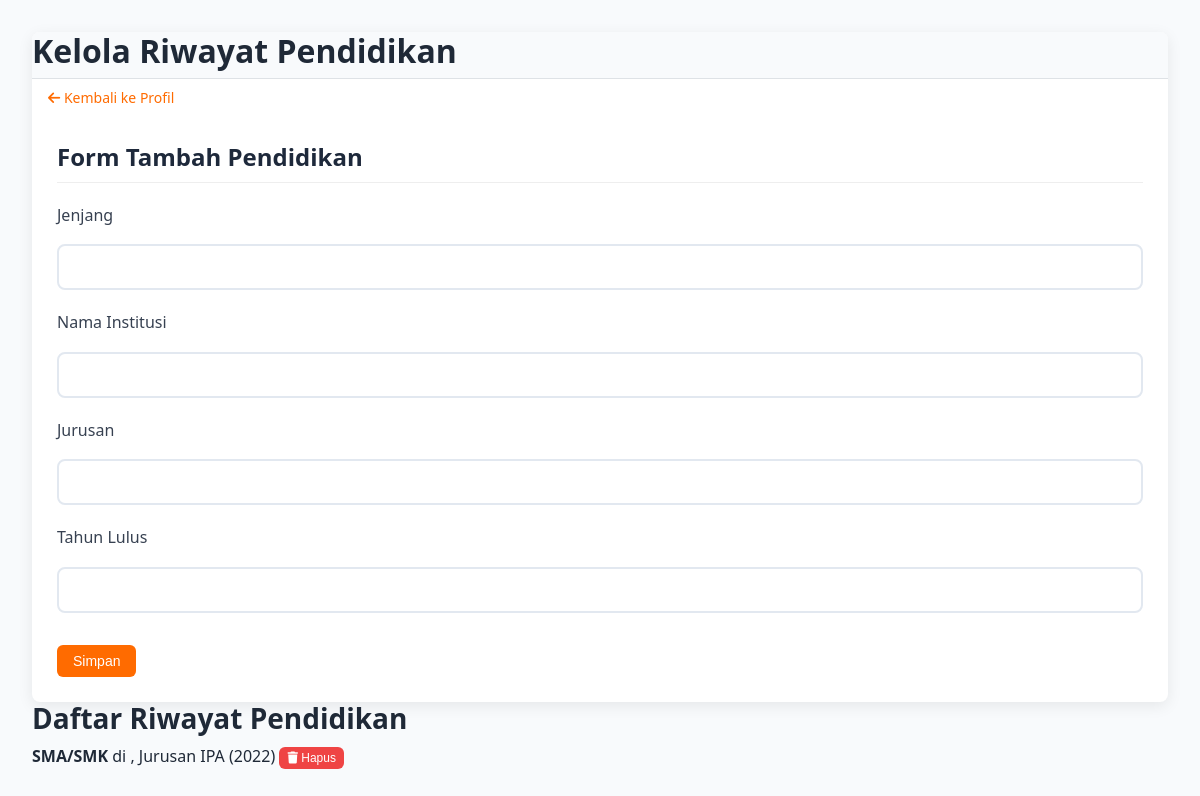
Page /User/kelola_pendidikan.php (signed in) on the committed database.
### tables this page shows
CREATE TABLE `pendidikan` (
  `pendidikan_id` int(11) NOT NULL,
  `user_id` int(11) NOT NULL,
  `jenjang` enum('SMA/SMK','Diploma','Sarjana','Magister','Doktor') NOT NULL,
  `nama_institusi` varchar(150) NOT NULL,
  `jurusan` varchar(100) DEFAULT NULL,
  `tahun_lulus` int(4) NOT NULL,
  `nilai` decimal(3,2) DEFAULT NULL
);

### User/kelola_pendidikan.php (the view, shortened to what this page needs)
<?php
include '../auth/koneksi.php';
$user_id = $_SESSION['user_id'];
$pendidikan_list = mysqli_fetch_all(mysqli_query($conn, "SELECT * FROM pendidikan WHERE user_id = '$user_id' ORDER BY tahun_lulus DESC"), MYSQLI_ASSOC);
?>
<!DOCTYPE html>
<html lang="id">
<head>
    <link rel="stylesheet" href="../css/style.css">
    <link href="https://cdnjs.cloudflare.com/ajax/libs/font-awesome/6.0.0/css/all.min.css" rel="stylesheet" />
</head>
<body>
        <main class="main-content">
            <div class="profile-content">
                <div class="profile-tabs">
                <h1>Kelola Riwayat Pendidikan</h1>
                </div>
                <a href="profile.php" class="btn btn-secondary"><i class="fas fa-arrow-left"></i> Kembali ke Profil</a>
                <div id="personalTab" class="tab-pane active">
                    <form action="proses_pendidikan.php" method="POST" class="profile-form">
                        <div class="form-section">
                        <h3>Form Tambah Pendidikan</h3>
                        <div class="form-group">
                            <label for="jenjang">Jenjang</label>
                            <input type="text" name="jenjang" id="jenjang" required>
                        </div>
                        <div class="form-group">
                            <label for="institusi">Nama Institusi</label>
                            <input type="text" name="institusi" id="institusi" required>
                        </div>
                        <div class="form-group">
                            <label for="jurusan">Jurusan</label>
                            <input type="text" name="jurusan" id="jurusan">
                        </div>
                        <div class="form-group">
                            <label for="tahun_lulus">Tahun Lulus</label>
                            <input type="number" name="tahun_lulus" id="tahun_lulus" required>
                        </div>
                        </div>
                        <button type="submit" class="btn btn-primary">Simpan</button>
                    </form>
                </div>
            </div>
        <h2>Daftar Riwayat Pendidikan</h2>
        <?php if (count($pendidikan_list) > 0): ?>
            <ul class="education-list">
                <?php foreach ($pendidikan_list as $edu): ?>
                    <li>
                        <strong><?php echo htmlspecialchars($edu['jenjang']); ?></strong> di <?php echo htmlspecialchars($edu['institusi']); ?>,
                        Jurusan <?php echo htmlspecialchars($edu['jurusan']); ?> (<?php echo $edu['tahun_lulus']; ?>)
                        <form action="proses_pendidikan.php" method="POST" style="display:inline">
                            <button type="submit" class="btn btn-danger btn-sm" onclick="return confirm('Hapus riwayat ini?')">
                                <i class="fas fa-trash"></i> Hapus
                            </button>
                        </form>
                    </li>
                <?php endforeach; ?>
            </ul>
        <?php else: ?>
            <p>Belum ada data pendidikan.</p>
        <?php endif; ?>
     </main>
</body>
</html>

### css/style.css (style rules this page uses)
:root { --primary-color: #ff6b00; --primary-dark: #ae4900; --primary-light: #ffdec6; --secondary-color: #6b7280; --success-color: #10b981; --danger-color: #ef4444; --warning-color: #f59e0b; --info-color: #3b82f6; --dark-color: #1f2937; --light-color: #f9fafb; --gray-100: #f3f4f6; --gray-200: #e5e7eb; --gray-300: #d1d5db; --gray-400: #9ca3af; --gray-500: #6b7280; --gray-600: #4b5563; --gray-700: #374151; --gray-800: #1f2937; --gray-900: #111827; --border-radius: 0.375rem; --box-shadow: 0 1px 3px 0 rgba(0, 0, 0, 0.1), 0 1px 2px 0 rgba(0, 0, 0, 0.06); --transition: all 0.3s ease; }
* { margin: 0; padding: 0; box-sizing: border-box; }
body { font-family: "Segoe UI", Tahoma, Geneva, Verdana, sans-serif; line-height: 1.6; color: var(--gray-800); background: linear-gradient(135deg, var(--primary-light) 0%, #fff 100%); }
a { text-decoration: none; color: var(--primary-color); }
ul { list-style: none; }
h1, h2, h3, h4, h5, h6 { font-weight: 600; line-height: 1.2; margin-bottom: 0.5rem; }
h1 { font-size: 2rem; }
h2 { font-size: 1.75rem; }
h3 { font-size: 1.5rem; }
.btn { display: inline-block; padding: 0.5rem 1rem; border-radius: var(--border-radius); font-weight: 500; text-align: center; cursor: pointer; transition: var(--transition); border: none; font-size: 0.875rem; }
.btn-primary { background-color: var(--primary-color); color: white; }
.btn-danger { background-color: var(--danger-color); color: white; }
.btn-sm { padding: 0.25rem 0.5rem; font-size: 0.75rem; }
.form-group { display: flex; flex-direction: column; gap: 0.5rem; }
.form-group label { font-weight: 500; color: var(--gray-700); }
.form-group input, .form-group select, .form-group textarea { padding: 0.625rem; border: 1px solid var(--gray-300); border-radius: var(--border-radius); font-size: 0.875rem; transition: var(--transition); }
.main-content { flex: 1; padding: 2rem; overflow-y: auto; }
.tab-pane { display: none; }
.tab-pane.active { display: block; }
.form-group { margin-bottom: 1.25rem; }
.form-group label { display: block; margin-bottom: 0.5rem; font-weight: 500; color: #374151; }
.form-group input, .form-group textarea, .form-group select { width: 100%; padding: 0.75rem 1rem; border: 1px solid #d1d5db; border-radius: 4px; font-size: 1rem; transition: border-color 0.2s ease, box-shadow 0.2s ease; }
.main-content { min-height: 100vh; background: #f8fafc; }
.profile-content { background: white; border-radius: 15px; box-shadow: 0 4px 20px rgba(0, 0, 0, 0.08); overflow: hidden; }
.profile-tabs { display: flex; border-bottom: 1px solid #e2e8f0; background: #f8fafc; }
.profile-form { max-width: 100%; }
.form-section { margin-bottom: 2rem; }
.form-section h3 { color: #1e293b; margin-bottom: 1.5rem; padding-bottom: 0.5rem; border-bottom: 1px solid #e2e8f0; }
.form-group { display: flex; flex-direction: column; }
.form-group label { font-weight: 500; color: #374151; margin-bottom: 0.5rem; }
.form-group input, .form-group select, .form-group textarea { padding: 0.75rem 1rem; border: 2px solid #e2e8f0; border-radius: 8px; font-size: 1rem; transition: border-color 0.2s ease; }
.education-list, .experience-list { display: flex; flex-direction: column; gap: 1rem; }
.profile-content { flex: 1; background: #fff; border-radius: 8px; box-shadow: 0 4px 15px rgba(0, 0, 0, 0.08); overflow: hidden; }
.profile-tabs { display: flex; border-bottom: 1px solid #dee2e6; }
.tab-pane { display: none; padding: 25px; }
.profile-form .form-section { margin-bottom: 2rem; }
.profile-form h3 { border-bottom: 1px solid #eee; padding-bottom: 10px; margin-bottom: 20px; }
.btn { pointer-events: auto !important; z-index: 1000; }

### rows in the picture
pendidikan: jenjang "SMA/SMK", jurusan "IPA", tahun_lulus "2022"
